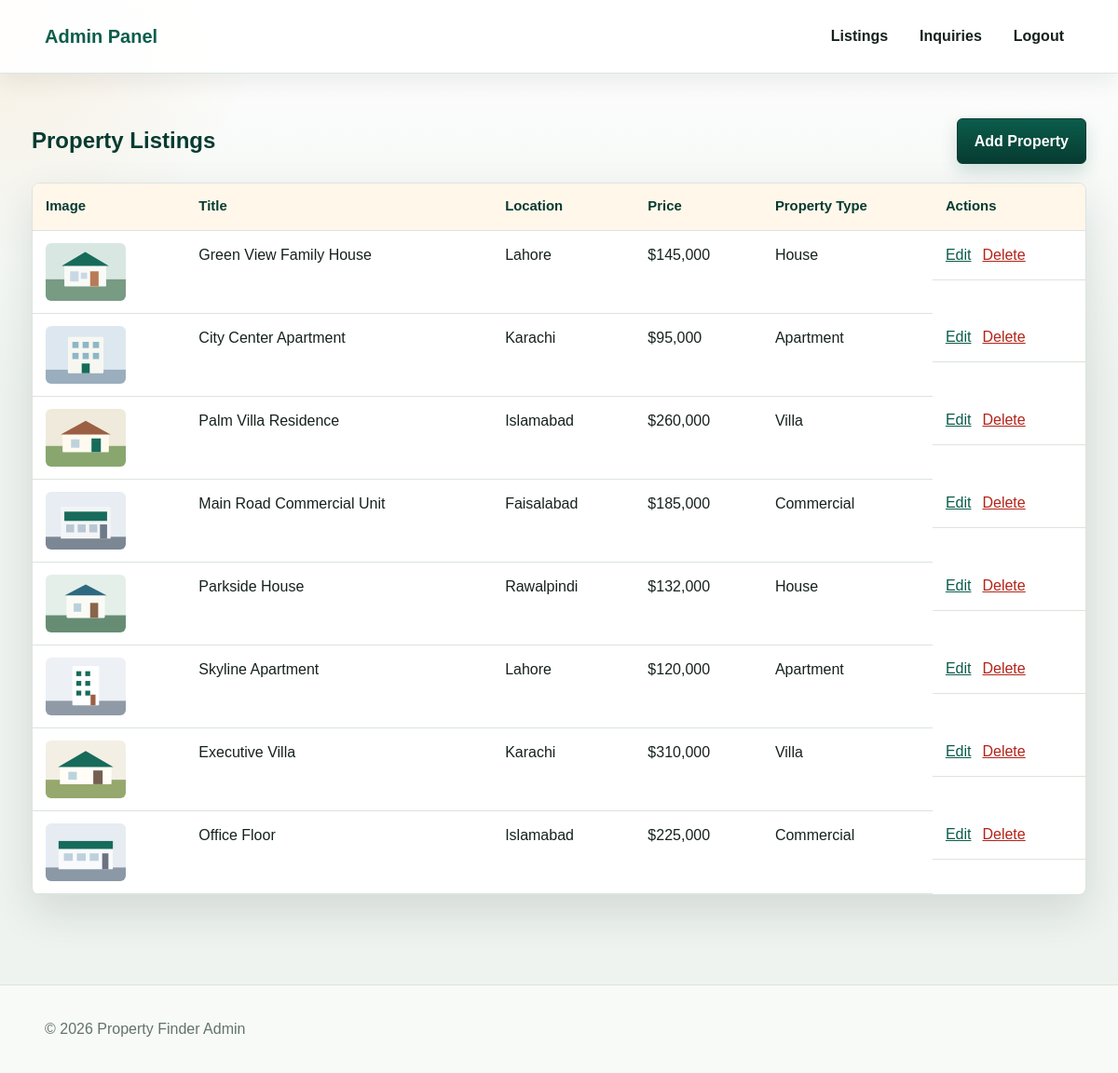
/admin/properties.php (signed in), run on the app's committed database.
### tables this page shows
CREATE TABLE properties (
    id INT UNSIGNED AUTO_INCREMENT PRIMARY KEY,
    title VARCHAR(150) NOT NULL,
    location VARCHAR(150) NOT NULL,
    price DECIMAL(12, 2) NOT NULL,
    property_type ENUM('House', 'Apartment', 'Villa', 'Commercial') NOT NULL,
    description TEXT NOT NULL,
    image VARCHAR(255) NOT NULL,
    contact_name VARCHAR(150) NOT NULL,
    contact_phone VARCHAR(50) NOT NULL,
    contact_email VARCHAR(150) NOT NULL,
    created_at TIMESTAMP DEFAULT CURRENT_TIMESTAMP
);

### config/database.php (called while the page is built, shortened)
<?php
function e(?string $value): string
{
    return htmlspecialchars((string) $value, ENT_QUOTES, 'UTF-8');
}
function money(string|int|float $value): string
{
    return '$' . number_format((float) $value, 0);
}

### admin/properties.php (the view, shortened to what this page needs)
<?php
require_once __DIR__ . '/../config/database.php';
require_once __DIR__ . '/../includes/auth.php';
$properties = $pdo->query('SELECT * FROM properties ORDER BY created_at DESC')->fetchAll();
?>
<section class="section">
    <div class="admin-heading">
        <h1>Property Listings</h1>
        <a class="button" href="add-property.php">Add Property</a>
    </div>
    <div class="table-wrap">
        <table>
            <thead>
            <tr>
                <th>Image</th>
                <th>Title</th>
                <th>Location</th>
                <th>Price</th>
                <th>Property Type</th>
                <th>Actions</th>
            </tr>
            </thead>
            <tbody>
            <?php foreach ($properties as $property): ?>
                <tr>
                    <td><img class="table-image" src="../<?= e($property['image']) ?>" alt="<?= e($property['title']) ?>"></td>
                    <td><?= e($property['title']) ?></td>
                    <td><?= e($property['location']) ?></td>
                    <td><?= money($property['price']) ?></td>
                    <td><?= e($property['property_type']) ?></td>
                    <td class="actions">
                        <a href="edit-property.php?id=<?= (int) $property['id'] ?>">Edit</a>
                        <form method="post" action="delete-property.php" onsubmit="return confirm('Delete this property?');">
                            <button class="link-button" type="submit">Delete</button>
                        </form>
                    </td>
                </tr>
            <?php endforeach; ?>
            </tbody>
        </table>
    </div>
</section>

### assets/css/style.css (style rules this page uses)
:root { --bg: #eef3ef; --surface: #ffffff; --surface-soft: #fff7ea; --text: #16221e; --muted: #62736d; --primary: #0b5d4b; --primary-dark: #073b31; --primary-light: #e2f1ec; --accent: #d89b3d; --accent-dark: #a76516; --border: #dce4de; --danger: #b42318; --success: #12733c; --shadow: 0 18px 45px rgba(14, 36, 30, 0.12); --shadow-soft: 0 8px 24px rgba(14, 36, 30, 0.08); }
* { box-sizing: border-box; }
body { margin: 0; background: radial-gradient(circle at top left, rgba(216, 155, 61, 0.15), transparent 280px), linear-gradient(180deg, #ffffff 0, var(--bg) 420px), var(--bg); color: var(--text); font-family: Arial, Helvetica, sans-serif; line-height: 1.6; }
a { color: var(--primary); }
img { display: block; max-width: 100%; }
.section { max-width: 1180px; margin: 0 auto; padding: 48px clamp(16px, 4vw, 24px); }
.section-heading, .admin-heading { align-items: center; display: flex; justify-content: space-between; gap: 18px; margin-bottom: 20px; }
.section-heading h1, .section-heading h2, .admin-heading h1 { margin: 0; }
.button { align-self: end; background: linear-gradient(180deg, var(--primary), var(--primary-dark)); border: 1px solid var(--primary-dark); border-radius: 6px; color: #ffffff; cursor: pointer; display: inline-block; font: inherit; font-weight: 700; padding: 11px 18px; text-align: center; text-decoration: none; box-shadow: 0 8px 18px rgba(11, 93, 75, 0.18); transition: transform 150ms ease, box-shadow 150ms ease, background 150ms ease; }
.details-panel h1, .login-box h1, .section-heading h1, .section-heading h2, .admin-heading h1, .narrow h1, .narrow h2 { color: var(--primary-dark); }
.table-wrap { background: var(--surface); border: 1px solid var(--border); border-radius: 8px; box-shadow: var(--shadow); overflow-x: auto; }
table { border-collapse: collapse; min-width: 760px; width: 100%; }
th, td { border-bottom: 1px solid var(--border); padding: 13px 14px; text-align: left; vertical-align: top; }
th { background: var(--surface-soft); color: var(--primary-dark); font-size: 0.93rem; }
.table-image { border-radius: 6px; height: 62px; object-fit: cover; width: 86px; }
.actions { display: flex; gap: 12px; }
.link-button { background: none; border: 0; color: var(--danger); cursor: pointer; font: inherit; padding: 0; text-decoration: underline; }

### data on the page
properties: image (picture), title "Green View Family House", location "Lahore", price "$145,000", property_type "House"
properties: image (picture), title "City Center Apartment", location "Karachi", price "$95,000", property_type "Apartment"
properties: image (picture), title "Palm Villa Residence", location "Islamabad", price "$260,000", property_type "Villa"
properties: image (picture), title "Main Road Commercial Unit", location "Faisalabad", price "$185,000", property_type "Commercial"
properties: image (picture), title "Parkside House", location "Rawalpindi", price "$132,000", property_type "House"
properties: image (picture), title "Skyline Apartment", location "Lahore", price "$120,000", property_type "Apartment"
properties: image (picture), title "Executive Villa", location "Karachi", price "$310,000", property_type "Villa"
properties: image (picture), title "Office Floor", location "Islamabad", price "$225,000", property_type "Commercial"
